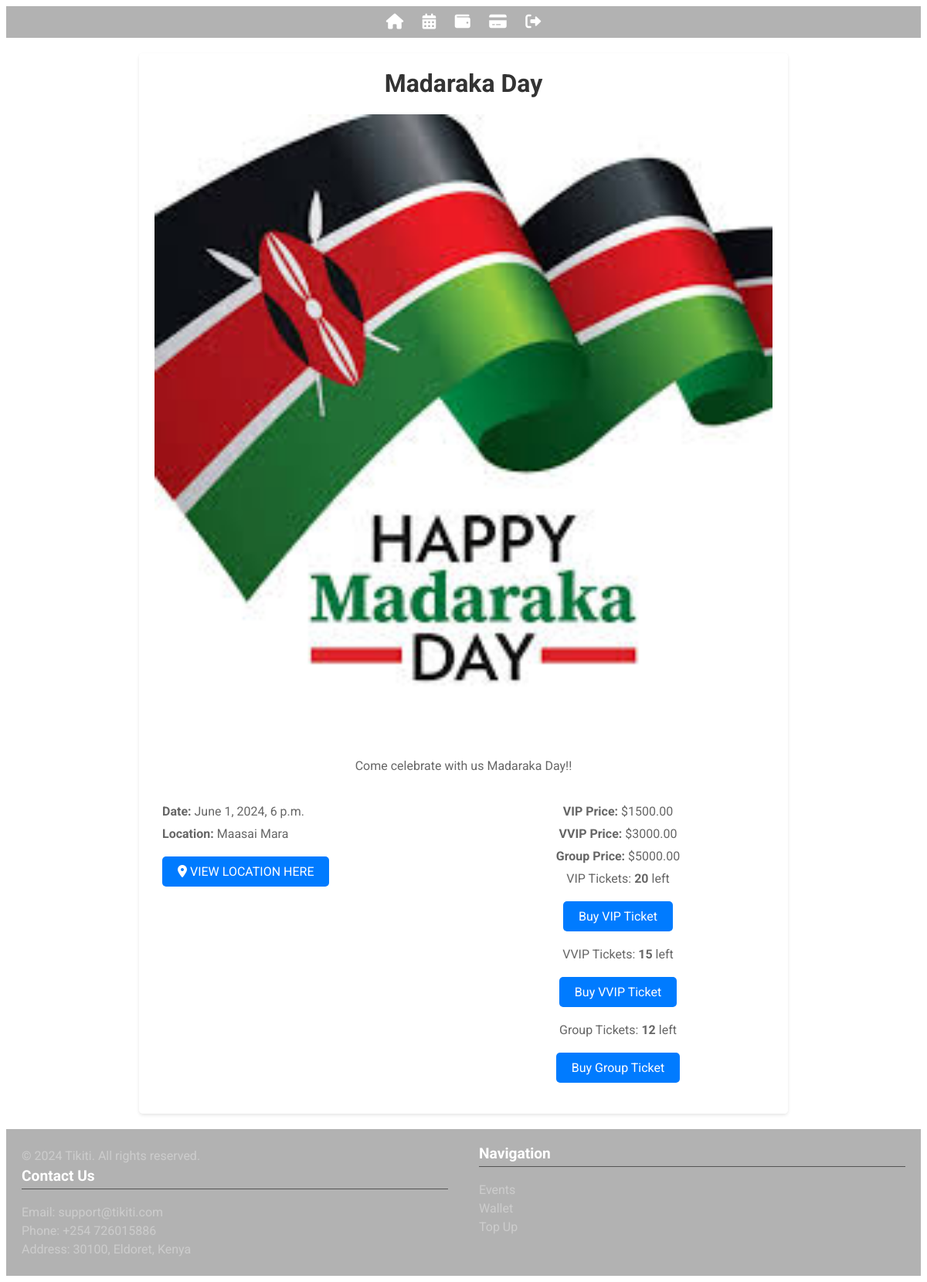
Page /events/1/ (signed in) on the committed database.
### events/models.py (models this page shows, shortened)
class Event(models.Model):
    name = models.CharField(max_length=255)
    description = models.TextField()
    date = models.DateTimeField()
    price_vip = models.DecimalField(max_digits=10, decimal_places=2, null=True, blank=True)
    price_vvip = models.DecimalField(max_digits=10, decimal_places=2, null=True, blank=True)
    price_group = models.DecimalField(max_digits=10, decimal_places=2, null=True, blank=True)
    tickets_vip = models.PositiveIntegerField(default=0)
    tickets_vvip = models.PositiveIntegerField(default=0)
    tickets_group = models.PositiveIntegerField(default=0)
    image = models.ImageField(upload_to='event_images/', blank=True, null=True)
    organizer = models.ForeignKey(Person, on_delete=models.CASCADE, related_name='organized_events', null=True, blank=True)
    location = models.CharField(max_length=255, blank=True, null=True)

### events/views.py (the view)
# urls.py: path('<int:event_id>/', event_detail, name='event_detail'),
def event_detail(request, event_id):
    event = get_object_or_404(Event, pk=event_id)
    return render(request, 'events/event_detail.html', {'event': event})

### events/templates/events/event_detail.html (shortened to what this page needs)
{% extends 'persons/base.html' %}
{% block content %}
<div class="event-detail-card">
    <h1>{{ event.name }}</h1>
    {% if event.image %}
        <img src="{{ event.image.url }}" alt="{{ event.name }}">
    {% else %}
        <p>No image available for this event.</p>
    {% endif %}
    <p>{{ event.description }}</p>
    <div class="event-details">
        <div class="details-left">
            <p><strong>Date:</strong> {{ event.date }}</p>
            <p><strong>Location:</strong> {{ event.location }}</p>
            <a class="btn" href="https://www.google.com/maps/search/?api=1&query={{ event.location }}">
                <i class="fas fa-map-marker-alt"></i>
                <span class="tooltip-text">VIEW LOCATION HERE</span>
            </a>
        </div>
        <div class="details-right">
            <p><strong>VIP Price:</strong> ${{ event.price_vip }}</p>
            <p><strong>VVIP Price:</strong> ${{ event.price_vvip }}</p>
            <p><strong>Group Price:</strong> ${{ event.price_group }}</p>
            {% if sold_out_vip %}
                <p>VIP Tickets: Sold Out</p>
            {% else %}
                <p>VIP Tickets: <strong>{{ event.tickets_vip }}</strong> left</p>
                <a class="btn" href="{% url 'purchase_ticket' event.id 'vip' %}">Buy VIP Ticket</a>
            {% endif %}
            {% if sold_out_vvip %}
                <p>VVIP Tickets: Sold Out</p>
            {% else %}
                <p>VVIP Tickets: <strong>{{ event.tickets_vvip }}</strong> left</p>
                <a class="btn" href="{% url 'purchase_ticket' event.id 'vvip' %}">Buy VVIP Ticket</a>
            {% endif %}
            {% if sold_out_group %}
                <p>Group Tickets: Sold Out</p>
            {% else %}
                <p>Group Tickets: <strong>{{ event.tickets_group }}</strong> left</p>
                <a class="btn" href="{% url 'purchase_ticket' event.id 'group' %}">Buy Group Ticket</a>
            {% endif %}
        </div>
    </div>
</div>
{% endblock %}

### events/templates/events/event_detail.html (style rules this page uses)
body { background: url('https://images.unsplash.com/photo-1470229722913-7c0e2dbbafd3?q=80&w=2070&auto=format&fit=crop&ixlib=rb-4.0.3&ixid=M3wxMjA3fDB8MHxwaG90by1wYWdlfHx8fGVufDB8fHx8fA%3D%3D') no-repeat center center fixed; background-size: cover; font-family: 'Roboto', Arial, sans-serif; }
.event-detail-card { background-color: rgba(255, 255, 255, 0.8); border-radius: 5px; box-shadow: 0 2px 4px rgba(0, 0, 0, 0.1); overflow: hidden; padding: 20px; max-width: 800px; margin: 20px auto; text-align: center; }
.event-detail-card img { width: 100%; height: auto; border-radius: 5px; margin-bottom: 20px; }
.event-detail-card h1 { margin-top: 0; color: #333; }
.event-detail-card p { color: #666; margin: 10px 0; }
.event-detail-card .btn { display: inline-block; padding: 10px 20px; margin: 10px 0; border-radius: 5px; background-color: #007bff; color: #fff; text-decoration: none; text-align: center; }
.event-detail-card .event-details { display: flex; justify-content: space-between; align-items: flex-start; margin-top: 20px; text-align: left; }
.event-detail-card .event-details .details-left, .event-detail-card .event-details .details-right { flex: 1; padding: 10px; }
.event-detail-card .details-right { text-align: center; }

### rows in the picture
Event: name "Madaraka Day", image (picture), description "Come celebrate with us Madaraka Day!!", date "June 1, 2024, 6 p.m.", location "Maasai Mara", price_vip "1500.00", price_vvip "3000.00", price_group "5000.00", tickets_vip "20", tickets_vvip "15", tickets_group "12"
